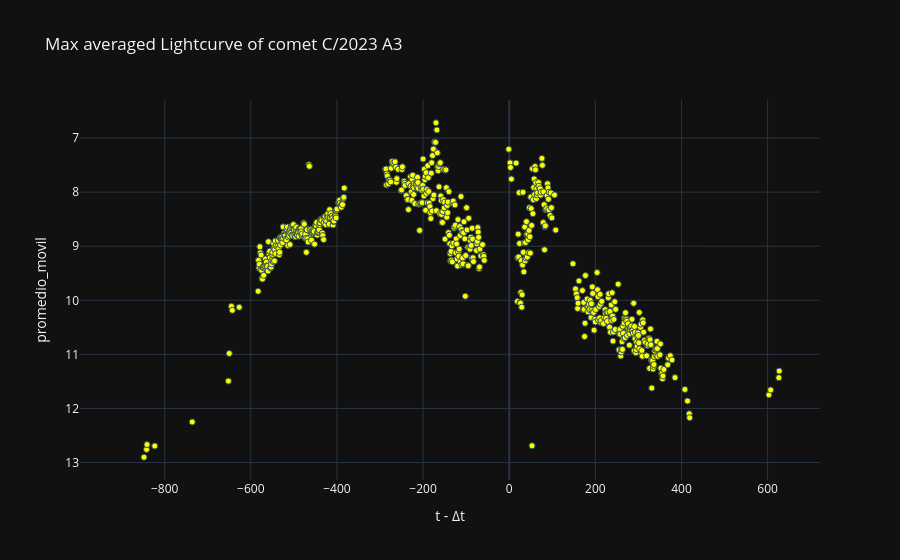

Notebook cell for this chart:
### Code cell
# Gráfica de lus promediada
labels = {'delta_t':'t - Δt','magnitud_reducida':'Magnitude reduced'}
fig = px.scatter(curva_de_luz_externa_v1_df, x='delta_t', y='promedio_movil', template= 'plotly_dark', labels= labels, title=f'Max averaged Lightcurve of comet {nombre_cometa}')
fig.update_traces(marker=dict(color='yellow', size=6, line= dict(width=1, color='DarkSlateGrey')))
fig.update_yaxes(autorange="reversed")
fig.show()

### Figure 1 — Plotly figure (JSON) as saved in the notebook; plotly's stock layout.template omitted (floating-point values rounded to 4 significant figures; data arrays with more than 128 entries replaced by an {"elided": "..."} marker saying what was removed)
{"data": [{"hovertemplate": "t - Δt=%{x}<br>promedio_movil=%{y}<extra></extra>", "legendgroup": "", "marker": {"color": "yellow", "line": {"color": "DarkSlateGrey", "width": 1}, "size": 6, "symbol": "circle"}, "mode": "markers", "name": "", "orientation": "v", "showlegend": false, "type": "scatter", "x": {"elided": "712 int values"}, "xaxis": "x", "y": {"elided": "712 float values"}, "yaxis": "y"}], "layout": {"legend": {"tracegroupgap": 0}, "title": {"text": "Max averaged Lightcurve of comet C/2023 A3"}, "xaxis": {"anchor": "y", "domain": [0, 1], "title": {"text": "t - Δt"}}, "yaxis": {"anchor": "x", "autorange": "reversed", "domain": [0, 1], "title": {"text": "promedio_movil"}}}}
